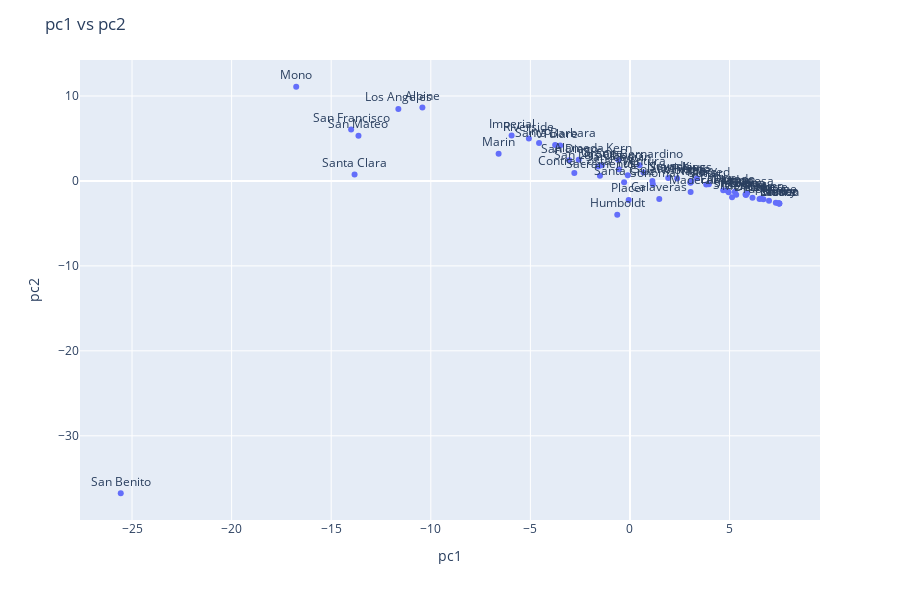

Notebook source saved alongside this figure:
### Markdown cell above
### Plot the Counties by the largest two principal components
We can see that there is an outlier, San Benito, and there seems to be two distinct clusters, which we will explore later

### Code cell
fig = px.scatter(data_frame=pc_df, x='pc1', y='pc2', text=list(california_cases['County_x']))
fig.update_traces(textposition='top center')
fig.update_layout(
    height=600,
    title_text='pc1 vs pc2'
)

fig.show()

### Figure 1 — Plotly figure (JSON) as saved in the notebook; plotly's stock layout.template omitted (floating-point values rounded to 4 significant figures)
{"data": [{"hovertemplate": "pc1=%{x}<br>pc2=%{y}<br>text=%{text}<extra></extra>", "legendgroup": "", "marker": {"color": "#636efa", "symbol": "circle"}, "mode": "markers+text", "name": "", "showlegend": false, "text": ["Alameda", "Alpine", "Amador", "Butte", "Calaveras", "Colusa", "Contra Costa", "Del Norte", "El Dorado", "Fresno", "Glenn", "Humboldt", "Imperial", "Inyo", "Kern", "Kings", "Lake", "Lassen", "Los Angeles", "Madera", "Marin", "Mariposa", "Mendocino", "Merced", "Modoc", "Mono", "Monterey", "Napa", "Nevada", "Orange", "Placer", "Plumas", "Riverside", "Sacramento", "San Benito", "San Bernardino", "San Diego", "San Francisco", "San Joaquin", "San Luis Obispo", "San Mateo", "Santa Barbara", "Santa Clara", "Santa Cruz", "Shasta", "Sierra", "Siskiyou", "Solano", "Sonoma", "Stanislaus", "Sutter", "Tehama", "Trinity", "Tulare", "Tuolumne", "Ventura", "Yolo", "Yuba"], "textposition": "top center", "type": "scatter", "x": [-2.574, -10.42, 4.953, 6.504, 1.471, 5.826, -2.793, 6.572, 4.874, 3.078, 5.801, -0.6389, -5.943, -4.565, -0.5761, 3.36, 6.7, 7.494, -11.63, 3.044, -6.596, 5.88, 6.151, 3.96, 7.494, -16.76, 3.038, 3.039, 1.921, -1.411, -0.0651, 5.264, -5.076, -1.507, -25.57, 0.4804, -3.047, -14.0, -0.5553, -1.59, -13.63, -3.757, -13.83, -0.2949, 5.125, 7.494, 5.334, 1.125, 1.15, 2.368, 3.826, 7.321, 7.446, -3.505, 6.981, 0.682, -0.111, 4.681], "xaxis": "x", "y": [2.497, 8.639, -1.323, -2.12, -2.136, -1.66, 0.9421, -2.078, -1.115, -0.03326, -1.605, -3.969, 5.36, 4.478, 2.471, 0.3046, -2.145, -2.666, 8.48, -1.292, 3.185, -1.445, -1.981, -0.3832, -2.666, 11.08, -0.1466, -0.2048, 0.3439, 1.859, -2.234, -1.263, 5.007, 0.5955, -36.76, 1.844, 2.429, 6.067, 1.383, 1.689, 5.312, 4.237, 0.7543, -0.1671, -1.913, -2.666, -1.64, -0.01429, -0.3973, 0.2839, -0.4175, -2.558, -2.627, 4.163, -2.347, 0.9805, 0.6753, -1.088], "yaxis": "y"}], "layout": {"height": 600, "legend": {"tracegroupgap": 0}, "margin": {"t": 60}, "title": {"text": "pc1 vs pc2"}, "xaxis": {"anchor": "y", "domain": [0, 1], "title": {"text": "pc1"}}, "yaxis": {"anchor": "x", "domain": [0, 1], "title": {"text": "pc2"}}}}
